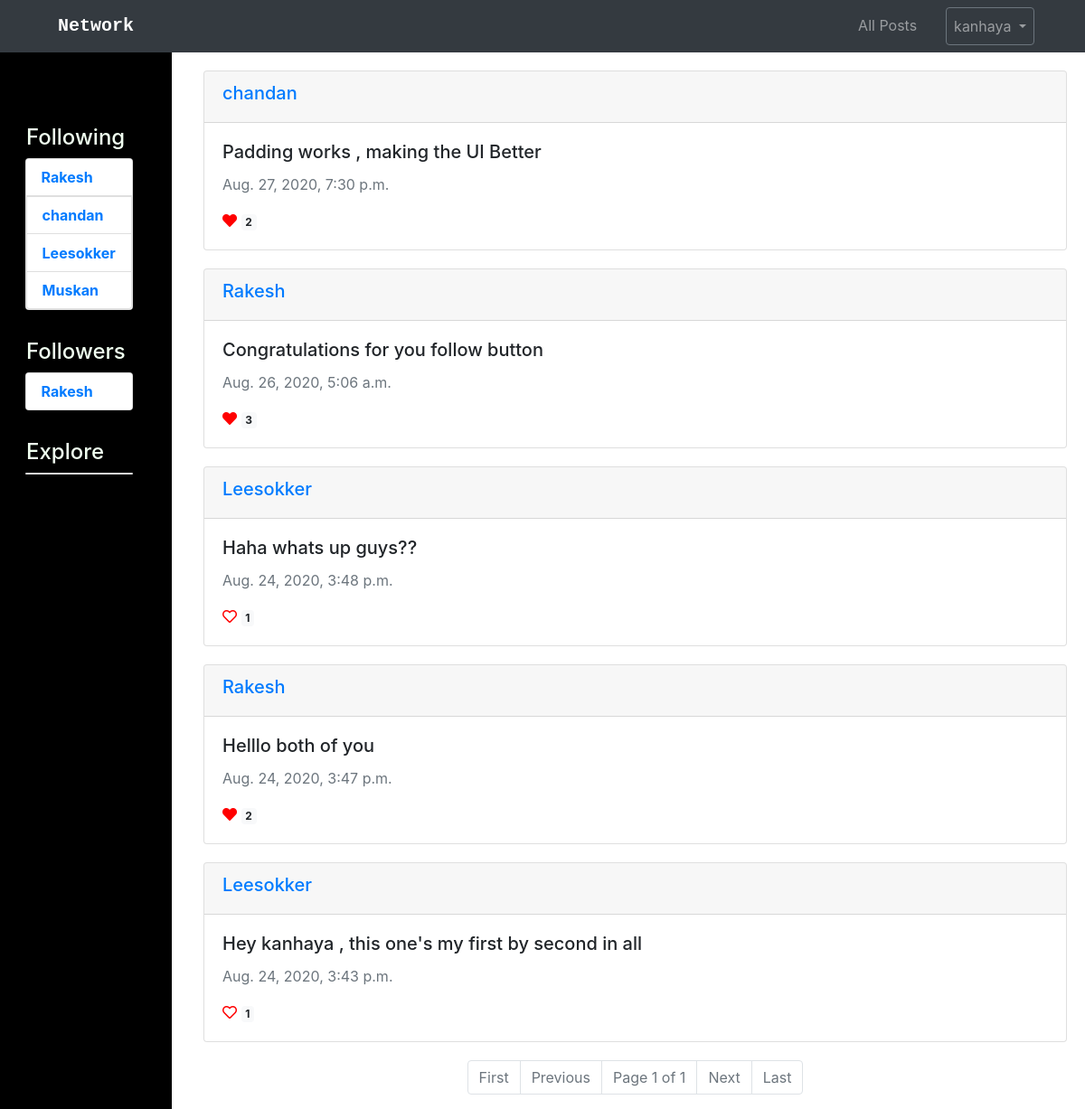
Page /posts/following (signed in) on the committed database.
### network/models.py (models this page shows, shortened)
class User(AbstractUser):
    followers = models.ManyToManyField("self" , related_name="following", blank=True, symmetrical=False)

class Post(models.Model):
    user = models.ForeignKey("User", on_delete=models.CASCADE, related_name="posts")
    body = models.TextField()
    timestamp = models.DateTimeField(auto_now_add = True)
    likes = models.ManyToManyField("User",related_name="likes",blank=True)

### network/views.py (the view, shortened to what this page needs)
# urls.py: path("", views.index, name="index"),
def index(request,post=""):
    def getPaginator(posts):
        paginator = Paginator(posts, 10) # Show 3 contacts per page.
        page_number = request.GET.get('page')
        page_obj = paginator.get_page(page_number)
        return page_obj
    if request.user.is_authenticated:
        if post == "following":
            posts = Post.objects.filter(user__in = request.user.following.all())
            posts = posts.order_by("-timestamp").all()
            page_obj = getPaginator(posts)
            return render(request , "network/following.html", {
                "page_obj":page_obj
            })
        else:
            return HttpResponse("404 Page Not found")
    else:
        return HttpResponseRedirect(reverse("login"))

### network/templates/network/following.html (shortened to what this page needs)
{% extends "network/postlist.html" %}

### network/templates/network/postlist.html (shortened to what this page needs)
{% extends "network/layout.html" %}
{% block body %}
    <div id = "posts">
        {% for post in page_obj%}
        <div class="card post" id="{{post.id}}" >
          <div class="card-header d-flex flex-row justify-content-between">
            <h5 class="" data-post_user="{{post.user}}"><a href="{% url 'posts' post.user %}">{{post.user}}</a></h5>
          </div>
          <div class="card-body">
               <h5 class="card-title">{{post.body}}</h5>
               <p class="text-muted">{{post.timestamp}}</p>
               {% if request.user.is_authenticated %}
               <button type="button" class=" "  data-post_id="{{post.id}}" id = "like-button">
                {% if request.user in post.likes.all %} <i  class="fas fa-heart" style="color:red"></i> {% else %} <i class="far fa-heart"  style="color:red"></i>{% endif %} <span class="badge badge-light likes">{{post.likes.count}}</span>
              </button>
              {% else %}
              <i  class="fas fa-heart" style="color:red"></i><span class="badge badge-light likes">{{post.likes.count}}</span>
              {% endif %}
         </div>
        </div>
        {% empty %}
          <h4 class="text-center">No Posts yet</h4>
        {% endfor %}
    </div>
    <nav aria-label="...">
        <ul class="pagination justify-content-center sticky-bottom">
          {% if page_obj.has_previous %}
            <li class="page-item">
              <a class="page-link" href="?page=1">&laquo; First</a>
            </li>
            <li class="page-item">
              <a class="page-link" href="?page={{ page_obj.previous_page_number }}">Previous</a>
            </li>
          {% else %}
            <li class="page-item disabled">
              <a class="page-link" href="#">First</a>
            </li>
            <li class="page-item disabled">
              <a class="page-link" href="#" aria-disabled="true">Previous</a>
            </li>
          {% endif %}
          <li class="page-item disabled">
            <a class="page-link" href="">Page {{ page_obj.number }} of {{ page_obj.paginator.num_pages }}</a>
          </li>
          {% if page_obj.has_next %}
          <li class="page-item">
            <a class="page-link" href="?page={{ page_obj.next_page_number }}">Next</a>
          </li>
          <a class="page-link" href="?page={{ page_obj.paginator.num_pages }}">Last &raquo;</a>
          {% else %}
            <li class="page-item disabled">
              <a class="page-link" href="#">Next</a>
            </li>
            <li class="page-item disabled">
              <a class="page-link" href="#" aria-disabled="true">Last</a>
            </li>
          {% endif %}
        </ul>
      </nav>
{% endblock %}

### network/templates/network/layout.html (shortened to what this page needs)
{% load static %}
<!DOCTYPE html>
<html lang="en">
    <head>
        <link rel="stylesheet" href="https://stackpath.bootstrapcdn.com/bootstrap/4.4.1/css/bootstrap.min.css">
        <link rel="stylesheet" href="https://use.fontawesome.com/releases/v5.14.0/css/all.css">
        <link href="{% static 'network/styles.css' %}" rel="stylesheet">
    </head>
    <body>
        <div class="sticky-top">
            <nav class="navbar  navbar-expand-lg navbar-dark bg-dark ">
                <a class="navbar-brand ml-lg-5 text-monospace font-weight-bolder " href="{% url 'index' %}">Network</a>
                <div class="collapse navbar-collapse" id="navbarSupportedContent">
                  <ul class="navbar-nav ml-auto px-3">
                    <li class="nav-item ">
                      <a class="nav-link" href="{% url 'index' %}">All Posts<span class="sr-only">(current)</span></a>
                    </li>
                    {% if user.is_authenticated %}
                        <li class="nav-item dropdown">
                        <a class="nav-link dropdown-toggle btn btn-outline-secondary p-2 mx-4" href="#" id="navbarDropdown" role="button" data-toggle="dropdown" aria-haspopup="true" aria-expanded="false">
                            {{ request.user.username}}
                        </a>
                    {% endif %}
                    </li>
                  </ul>
                </div>
            </nav>
        </div>
        <div class="body">
            <div class="row">
                {% if user.is_authenticated %}
                <div class="d-none d-lg-block sidebar col-lg-2 col-md-3 py-5 px-1">
                    <h4 class="sidebar-heading" >Following</h4>
                    <div class="card sidebar-body" style="width: 60%;">
                        <ul class="list-group list-group-flush">
                        {% for person in request.user.following.all %}
                          <li class="list-group-item"><a class="nav-link" href="{% url 'posts' person %}"><strong>{{ person.username }}</strong></a></li>
                        </ul>
                        {% endfor %}
                      </div>
                    <h4 class="sidebar-heading">Followers</h4>
                    <div class="card sidebar-body" style="width: 60%;">
                        <ul class="list-group list-group-flush">
                        {% for person in request.user.followers.all %}
                          <li class="list-group-item"><a class="nav-link" href="{% url 'posts' person %}"><strong>{{ person.username }}</strong></a></li>
                          {% endfor %}
                        </ul>
                      </div>
                      <h4 class="sidebar-heading">Explore</h4>
                      <div class="card sidebar-body" style="width: 60%;">
                      </div>
                </div>
                {% endif %}
                <div class=" col-lg-10 col-md-9 ">
                    {% block body %}
                    {% endblock %}
                </div>
            </div>
        </div>
    </body>
</html>

### network/static/network/styles.css (style rules this page uses)
.card { margin: 20px; }
button { all:unset; }
.sidebar { background : black; color: honeydew; }
.sidebar-heading { margin-left: 2.5rem; margin-top: 2rem; }
.sidebar-body { margin: auto; }
#like-button * { pointer-events: none; }
.list-group-item { padding:0.01rem; }

### rows in the picture
User: user.username "kanhaya"
User: username "Rakesh"
User: username "chandan"
User: username "Leesokker"
User: username "Muskan"
Post: user "chandan", body "Padding works , making the UI Better", timestamp "Aug. 27, 2020, 7:30 p.m.", likes.count "2"
Post: user "Rakesh", body "Congratulations for you follow button", timestamp "Aug. 26, 2020, 5:06 a.m.", likes.count "3"
Post: user "Leesokker", body "Haha whats up guys??", timestamp "Aug. 24, 2020, 3:48 p.m.", likes.count "1"
Post: user "Rakesh", body "Helllo both of you", timestamp "Aug. 24, 2020, 3:47 p.m.", likes.count "2"
Post: user "Leesokker", body "Hey kanhaya , this one's my first by second in all", timestamp "Aug. 24, 2020, 3:43 p.m.", likes.count "1"

### other values in the picture
{{ page_obj.number }} "1"
{{ page_obj.paginator.num_pages }} "1"
